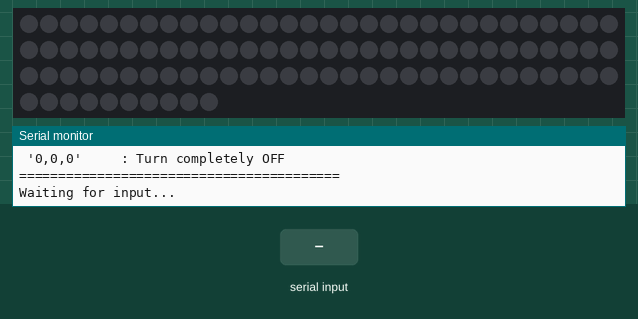
A sketch run on a simulated Arduino Uno, built with avr-gcc and run on an emulated ATmega328P. On the bench: 100 RGB LEDs in strip order, left to right, continuing on the next row, the last lines printed to the serial monitor. The test bench sets the inputs (shaded band). Dim RGB values are drawn brighter than linear; the strip is taken to match the declared colour order.

Above: at 1.2 s.
1.3 s: "90,45,200\n" received over Serial
At 2.5 s:
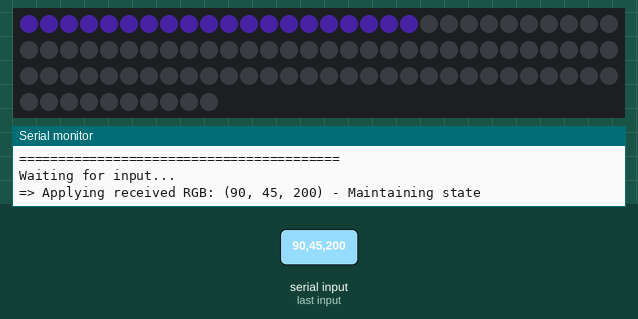
2.8 s: "30,150,10\n" received over Serial
At 3.7 s:
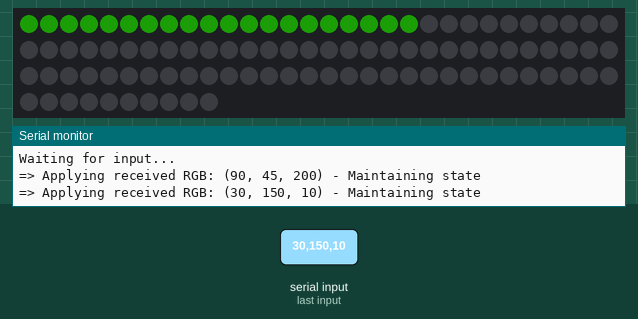
Timing chart, 0 to 5.8 s (numbered marks = the images above; inputs shaded):
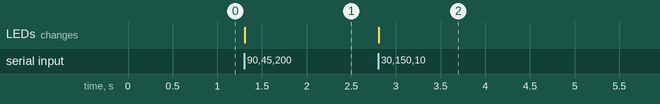

The sketch:

test_led_addressable.ino
```cpp
#include <Adafruit_NeoPixel.h>

// Connection Configuration
#define LED_PIN     5   // Arduino Uno R4 WiFi D5 pin (250 ohm resistor connected between data line and pin)
#define TOTAL_LEDS  100 // 100 LEDs connected in series
#define USE_LEDS    20  // 20 LEDs to be used among them

Adafruit_NeoPixel strip(TOTAL_LEDS, LED_PIN, NEO_RGB + NEO_KHZ800);

void setup() {
  Serial.begin(115200);   // Start serial communication at 115200 baud rate

  strip.begin();           // Initialize LED strip object
  strip.clear();           // Set all 100 LEDs to OFF initially
  strip.show();            // Apply initial OFF state
  strip.setBrightness(50); // Set brightness (0~255)

  Serial.println("=========================================");
  Serial.println("WS2811 Manual Control Mode (Pin D5)");
  Serial.println("Enter R,G,B values separated by commas in Serial Monitor.");
  Serial.println("The color will remain on until the next command is sent!");
  Serial.println("Examples:");
  Serial.println(" '255,0,0'   : Turn on RED");
  Serial.println(" '0,255,0'   : Turn on GREEN");
  Serial.println(" '255,255,0' : Turn on YELLOW");
  Serial.println(" '0,0,0'     : Turn completely OFF");
  Serial.println("=========================================");
  Serial.println("Waiting for input...");
}

void loop() {
  // Wait for serial input
  if (Serial.available() > 0) {
    // Read the entire line until newline character (\n)
    String input = Serial.readStringUntil('\n');
    input.trim(); // Trim whitespace and carriage returns to prevent garbage values

    // Ignore empty input (e.g., just Enter key)
    if (input.length() > 0) {

      // Check for two commas and split the string
      int firstComma = input.indexOf(',');
      int secondComma = input.indexOf(',', firstComma + 1);

      if (firstComma > 0 && secondComma > firstComma) {
        int r = input.substring(0, firstComma).toInt();
        int g = input.substring(firstComma + 1, secondComma).toInt();
        int b = input.substring(secondComma + 1).toInt();

        // Limit input values to the safe 0~255 range
        r = constrain(r, 0, 255);
        g = constrain(g, 0, 255);
        b = constrain(b, 0, 255);

        Serial.print("=> Applying received RGB: (");
        Serial.print(r);
        Serial.print(", ");
        Serial.print(g);
        Serial.print(", ");
        Serial.print(b);
        Serial.println(") - Maintaining state");

        // Set the LEDs to the received color
        setColor(r, g, b);
      } else {
        Serial.println("Invalid format. Please enter three numbers separated by commas like '255,0,0'.");
      }
    }
  }
}

// Function to update the specified number of LEDs (USE_LEDS) and apply changes
void setColor(uint8_t red, uint8_t green, uint8_t blue) {
  strip.clear(); // Clear all pixels first to prevent residual colors

  // Apply color to the first USE_LEDS defined
  for(int i = 0; i < USE_LEDS; i++) {
    strip.setPixelColor(i, strip.Color(red, green, blue));
  }
  strip.show(); // Transmit color data to hardware and update
}
```

test_pump_pwm.ino
```cpp

```

Measured:
- after the input at 1.3 s, the LEDs: change at once (image 1)
- after the input at 2.8 s, the LEDs: change at once (image 2)
